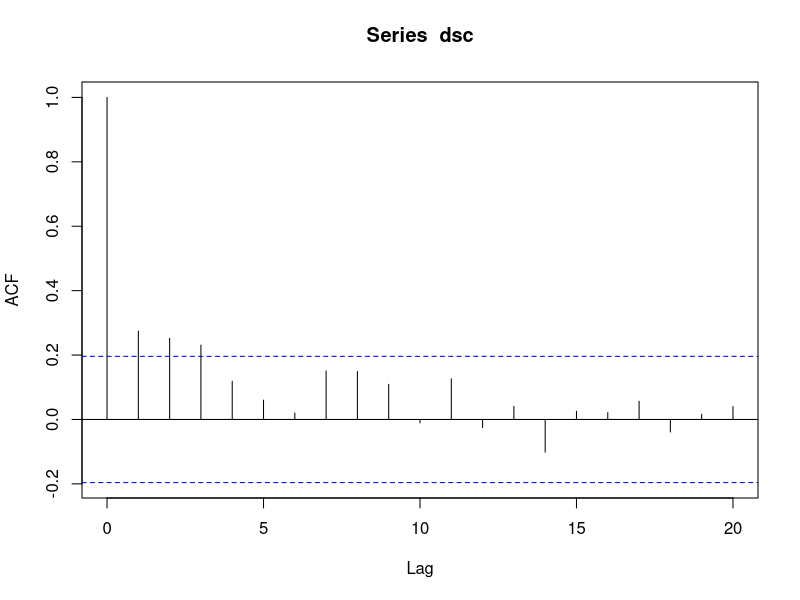
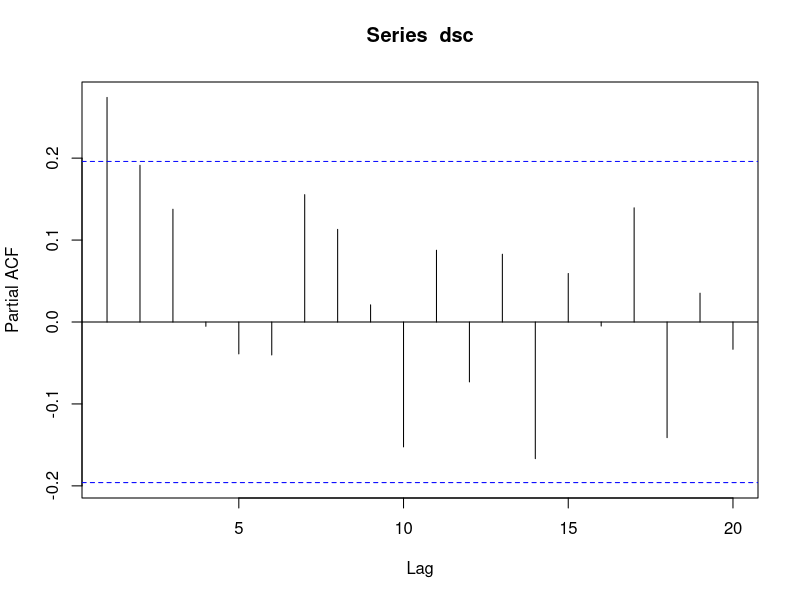

Reproduce these figures in R, in order. (Note: this script raises an error after producing the figures.)
dsc <- discoveries
print(dsc)
print(is.ts(dsc))
acf(dsc)
pacf(dsc)

# gaussian model fitting
dsc.st <- StructTS(dsc, type = "trend")
print(dsc.st)
plot(dsc.st.fitted)
tsdiag(dsc.st)
print(predict(dsc.st, n.ahead = 5))

# auto-regression model fitting
# yule-walker method
dsc.arw <- ar(dsc)
print(dsc.arw)
print(predict(dsc.arw, n.ahead = 5))

# ols method
dsc.arw <- ar(dsc, method = "ols")
print(dsc.arw)
print(predict(dsc.arw, n.ahead = 5))

# burg method
dsc.arw <- ar(dsc, method = "burg")
print(dsc.arw)
print(predict(dsc.arw, n.ahead = 5))

# arima model fitting
d <- 1
p <- 1
q <- 0
dsc.arima <- arima(dsc.d, order=c(p, d, q))
tsdiag(dsc.arima)
print(predict(dsc.arima, n.ahead = 5, se.fit = TRUE))

# other params for arima
dsc.arima <- arima(dsc.d, order=c(0, 0, 2))
tsdiag(dsc.arima)
print(predict(dsc.arima, n.ahead = 5, se.fit = TRUE))
